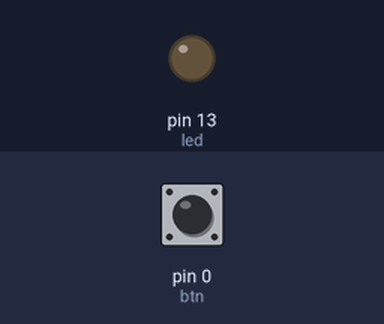
Bench run of a sketch on a simulated Arduino Uno, built with avr-gcc and run on an emulated ATmega328P. On the bench: output pins drawn as LEDs (lit = HIGH). The inputs (shaded band) are chosen by the test bench; at power-on: pin 0 (btn) HIGH.

Above: at 1.2 s.
1.3 s: pin 0 (btn) pulled LOW for 0.15 s
At 1.37 s:
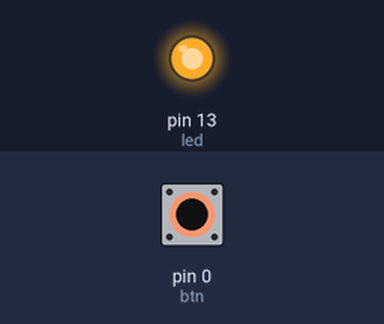
2.9 s: pin 0 (btn) pulled LOW for 3.2 s
At 7.2 s:
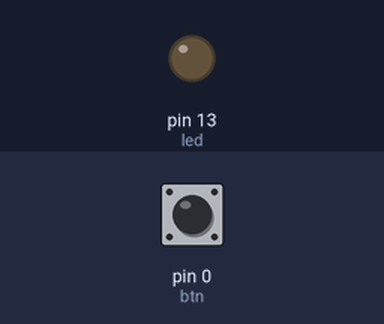
Timing chart, 0 to 8.7 s (numbered marks = the images above; inputs shaded):
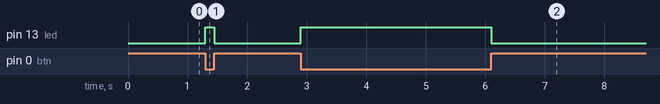

Measured:
- after the input at 1.3 s, pin 13 (led): LOW → HIGH at once, → LOW 0.15 s later
- after the input at 2.9 s, pin 13 (led): LOW → HIGH at once, → LOW 3.2 s later

The sketch:

task1.ino
```cpp
#define btn 0
#define led 13
void setup() {
  pinMode(btn, INPUT_PULLUP);
  pinMode(led, OUTPUT);
}

void loop() {
  digitalWrite(led, !(digitalRead(btn)));
}
```
